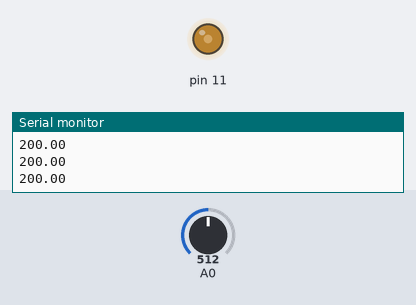
Bench run of a sketch on a simulated Arduino Uno, built with avr-gcc and run on an emulated ATmega328P. On the bench: output pins drawn as LEDs (lit = HIGH), the last lines printed to the serial monitor. The test bench sets the inputs (shaded band); at power-on: A0 = 512.

Above: at 1.2 s.
1.3 s: A0 set to 716
At 2.3 s:
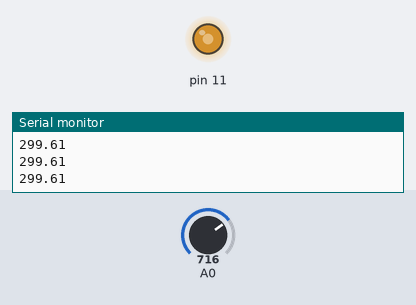
2.8 s: A0 set to 900
At 3.4 s:
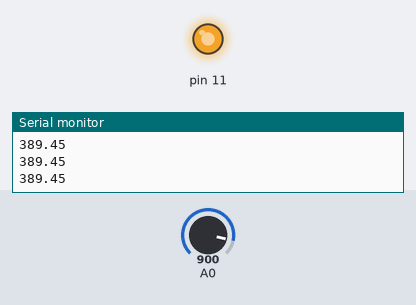
4.3 s: A0 set to 874
At 5.5 s:
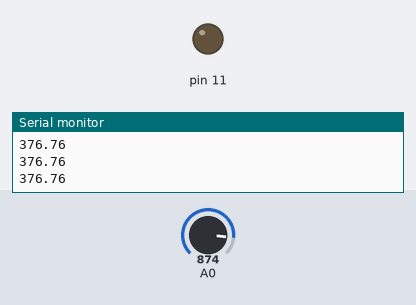
5.8 s: A0 set to 306
At 7.0 s:
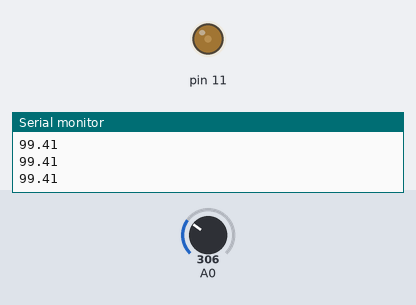
Timing chart, 0 to 8.3 s (numbered marks = the images above; inputs shaded):
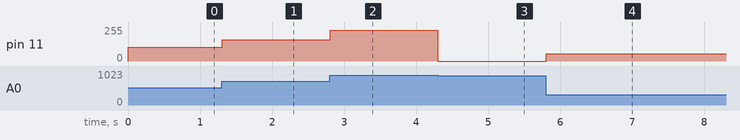

The sketch:

Temperature-LED.ino
```cpp
double tmp = 0;

void setup()
{
  Serial.begin(9600);
  pinMode(11, OUTPUT);
  pinMode(A0, INPUT);
}

void loop()
{
  tmp = analogRead(A0) * 0.004882814;
  tmp = (tmp - 0.5) * 100.0;

  //map(value, fromLow, fromHigh, toLow, toHigh)
  int bright = map(tmp,0,125,255,0);
  analogWrite(11,bright);

  Serial.println(tmp);

}
```

Measured:
- the behaviour switches between 875 and 874 on A0 (found by bisection; images 2 and 3)
- after the input at 1.3 s, pin 11: 103/255 → 158/255 at once
- after the input at 2.8 s, pin 11: 158/255 → 230/255 at once
- after the input at 4.3 s, pin 11: 230/255 → 0/255 at once
- after the input at 5.8 s, pin 11: 0/255 → 54/255 at once
